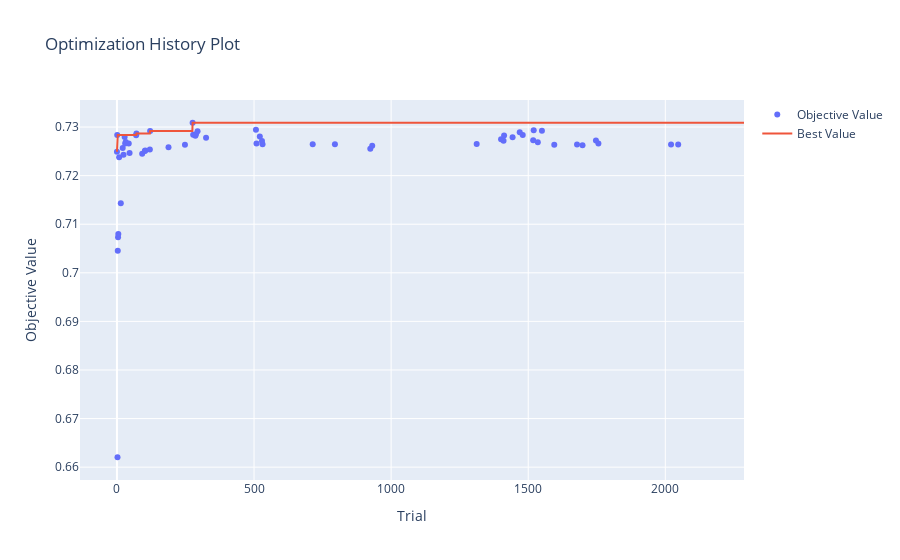

Notebook code for this chart:
### Code cell
optuna.visualization.plot_optimization_history(study)

### Figure 1 — Plotly figure (JSON) as saved in the notebook; plotly's stock layout.template omitted (floating-point values rounded to 4 significant figures; data arrays with more than 128 entries replaced by an {"elided": "..."} marker saying what was removed)
{"data": [{"mode": "markers", "name": "Objective Value", "type": "scatter", "x": [0, 1, 2, 3, 4, 5, 8, 14, 21, 24, 28, 30, 32, 43, 46, 70, 71, 92, 102, 103, 120, 121, 188, 248, 276, 278, 286, 288, 294, 325, 507, 509, 521, 529, 531, 714, 795, 924, 931, 1312, 1401, 1410, 1412, 1443, 1469, 1480, 1518, 1520, 1535, 1550, 1595, 1678, 1698, 1747, 1756, 2021, 2047], "y": [0.7249, 0.7284, 0.662, 0.7045, 0.7073, 0.708, 0.7238, 0.7143, 0.7257, 0.7243, 0.728, 0.7266, 0.7269, 0.7266, 0.7247, 0.7283, 0.7287, 0.7245, 0.7251, 0.7252, 0.7254, 0.7292, 0.7258, 0.7264, 0.7309, 0.7284, 0.7282, 0.7285, 0.7292, 0.7278, 0.7294, 0.7266, 0.728, 0.7272, 0.7265, 0.7264, 0.7265, 0.7255, 0.7262, 0.7265, 0.7275, 0.7272, 0.7283, 0.7279, 0.7289, 0.7284, 0.7273, 0.7294, 0.7269, 0.7292, 0.7263, 0.7264, 0.7263, 0.7272, 0.7266, 0.7264, 0.7264]}, {"mode": "lines", "name": "Best Value", "type": "scatter", "x": {"elided": "2288 int values"}, "y": {"elided": "2288 float values"}}, {"marker": {"color": "#cccccc"}, "mode": "markers", "name": "Infeasible Trial", "showlegend": false, "type": "scatter", "x": [], "y": []}], "layout": {"title": {"text": "Optimization History Plot"}, "xaxis": {"title": {"text": "Trial"}}, "yaxis": {"title": {"text": "Objective Value"}}}}
